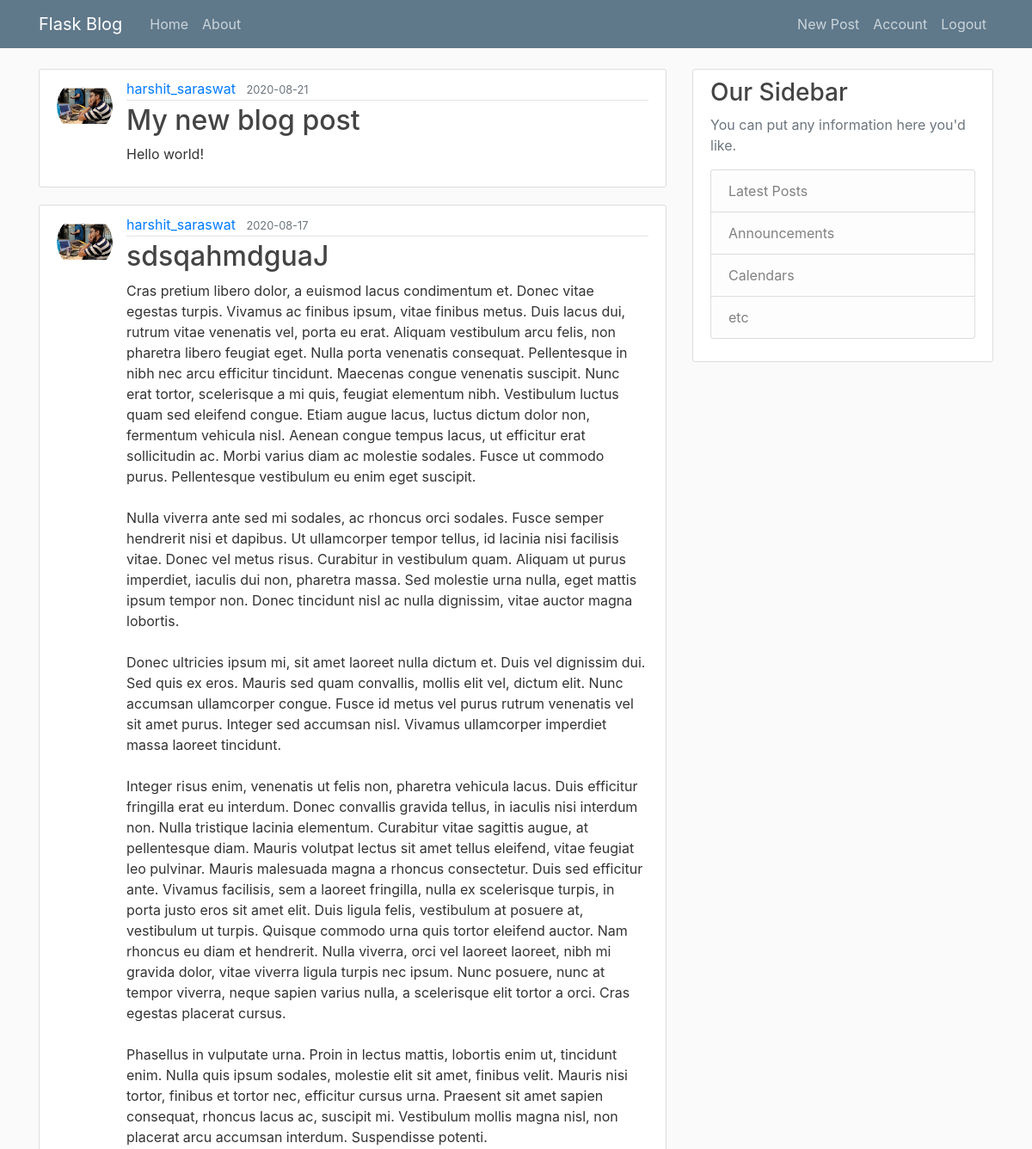
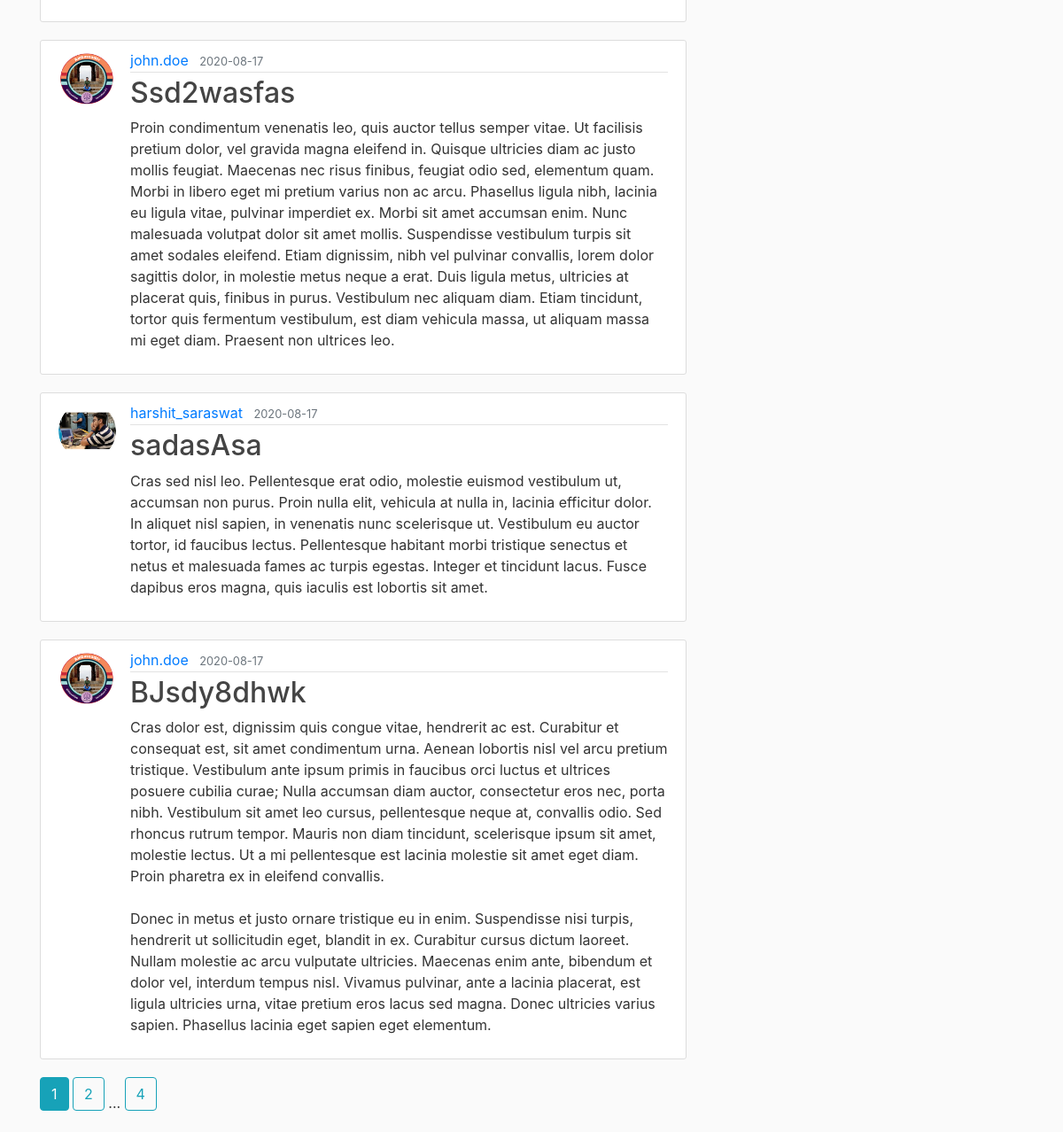
The page /home (signed in) on the database as committed earlier (2 pictures, top to bottom).
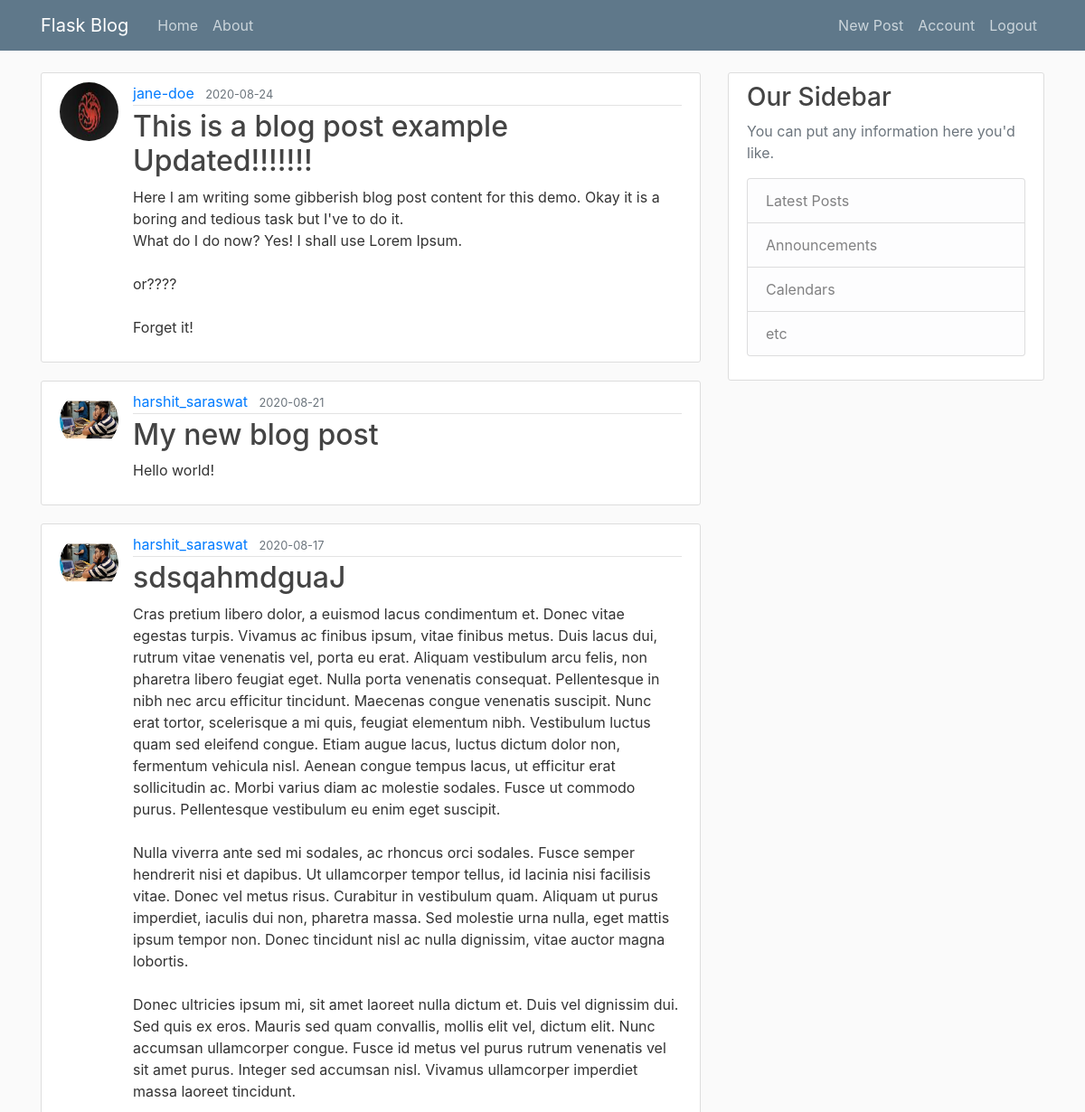
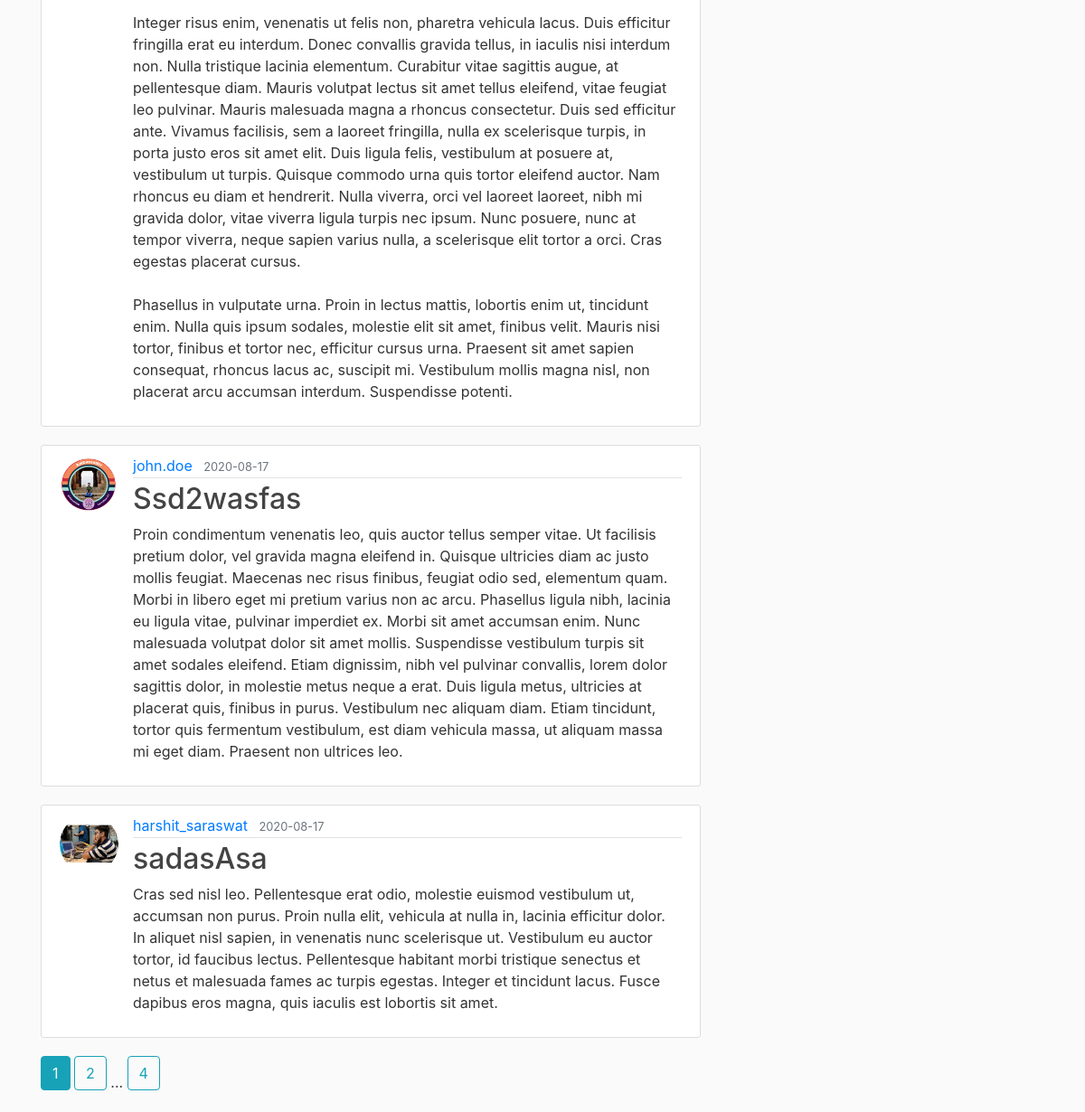
The same page on the database as committed later (2 pictures, top to bottom).
### flaskblog/models.py (models this page shows, shortened)
class Post(db.Model):
    id=db.Column(db.Integer, primary_key=True)
    title=db.Column(db.String(100), nullable=False)
    date_posted=db.Column(db.DateTime, nullable=False, default=datetime.utcnow)
    content=db.Column(db.Text, nullable=False)
    user_id=db.Column(db.Integer, db.ForeignKey('user.id'), nullable=False)

class User(db.Model, UserMixin):
    id=db.Column(db.Integer, primary_key=True)
    username=db.Column(db.String(20), unique=True, nullable=False)
    email=db.Column(db.String(120), unique=True, nullable=False)
    image_file=db.Column(db.String(20), nullable=False, default="default.jpg")
    password=db.Column(db.String(60), nullable=False)
    posts=db.relationship('Post', backref='author', lazy=True)

### flaskblog/main/routes.py (the view)
@main.route("/")
@main.route("/home")
def home():
    page=request.args.get('page',1,type=int)
    posts=Post.query.order_by(Post.date_posted.desc()).paginate(page=page, per_page=5)
    return render_template("home.html",posts=posts, current_user=current_user)

### flaskblog/models.py (called while the page is built)
@loginManager.user_loader
def load_user(userID):
    return User.query.get(int(userID))

### flaskblog/templates/home.html
{% extends "layout.html" %}
{% block content %}
    {% if current_user.is_authenticated %}
      {% for post in posts.items %}
        <article class="media content-section">
          <img class="rounded-circle article-img" src="{{ url_for('static', filename='profile_pics/'+post.author.image_file) }}">
          <div class="media-body">
            <div class="article-metadata">
              <a class="mr-2" href="{{ url_for('users.user_posts', username=post.author.username) }}">{{ post.author.username }}</a>
              <small class="text-muted">{{ post.date_posted.strftime('%Y-%m-%d') }}</small>
            </div>
            <h2><a class="article-title" href="{{ url_for('posts.post',post_id=post.id) }}">{{ post.title }}</a></h2>
            <p class="article-content">{{ post.content }}</p>
          </div>
        </article>
      {% endfor %}
      {% for page_num in posts.iter_pages(left_edge=1,right_edge=1,left_current=1, right_current=2) %}
        {% if page_num %}
          {% if posts.page == page_num %}
            <a class="btn btn-info mb-4" href="{{ url_for('main.home', page=page_num) }}">{{ page_num }}</a>
          {% else %}
            <a class="btn btn-outline-info mb-4" href="{{ url_for('main.home', page=page_num) }}">{{ page_num }}</a>
          {% endif %}
        {% else %}
          ...
        {% endif %}
      {% endfor %}
    {% else %}
      <div class="content-section">
        <h1>Welcome!</h1>
        <p>Please login first to view posts.</p>
      </div>
    {% endif %}
{% endblock content %}

Rows that differ between the two databases and show on the page:
no longer on this page (row unchanged): Post: image_file (picture), author.username "john.doe", date_posted "2020-08-17", title "BJsdy8dhwk", content "Cras dolor est, dignissim quis congue vitae, hendrerit ac est. Curabitur et consequat est, sit amet condimentum urna. Aenean lobortis nisl vel arcu pretium tristique. Vestibulum ante ipsum primis in faucibus orci luctus et ultrices posuere cubilia curae; Nulla accumsan diam auctor, consectetur eros nec, porta nibh. Vestibulum sit amet leo cursus, pellentesque neque at, convallis odio. Sed rhoncus rutrum tempor. Mauris non diam tincidunt, scelerisque ipsum sit amet, molestie lectus. Ut a mi pellentesque est lacinia molestie sit amet eget diam. Proin pharetra ex in eleifend convallis. Donec in metus et justo ornare tristique eu in enim. Suspendisse nisi turpis, hendrerit ut sollicitudin eget,…"
added Post: image_file (picture), author.username "jane-doe", date_posted "2020-08-24", title "This is a blog post example Updated!!!!!!!", content "Here I am writing some gibberish blog post content for this demo. Okay it is a boring and tedious task but I've to do it. What do I do now? Yes! I shall use Lorem Ipsum. or???? Forget it!"
